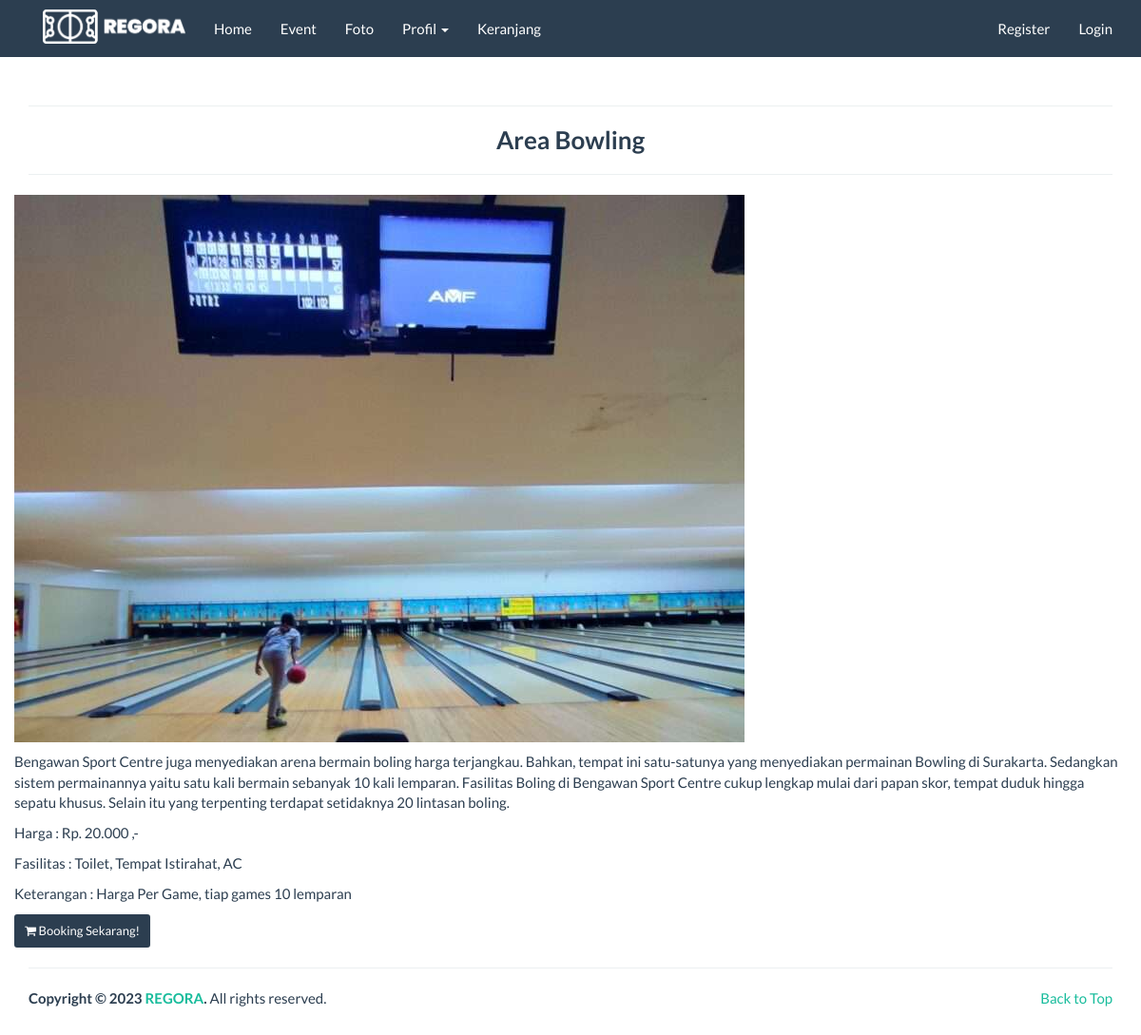
The app's page /detail/5 with its own data.
### tables this page shows
CREATE TABLE `lapangan` (
  `id_lapangan` int(11) NOT NULL,
  `nama_lapangan` varchar(100) NOT NULL,
  `harga` int(11) NOT NULL,
  `foto` text NOT NULL,
  `deskripsi` text NOT NULL,
  `fasilitas` varchar(100) NOT NULL,
  `created_by` varchar(255) DEFAULT NULL,
  `created_at` varchar(255) DEFAULT NULL,
  `modified_by` varchar(255) DEFAULT NULL,
  `modified_at` varchar(255) DEFAULT NULL,
  `keterangan` varchar(50) NOT NULL
);

### application/controllers/Detail.php (called while the page is built)
<?php
class Detail extends CI_Controller {
    public function index($id) {
        $data['title'] = 'Detail';
        $this->load->model('Lapangan_model');
        $lapangan = $this->Lapangan_model->getLapanganById($id);
        if ($lapangan) {
            $data['lapangan'] = $lapangan;
            $this->load->view('front/detail/body', $data);
        } else {
            echo "Lapangan tidak ditemukan.";
        }
    }
}
?>

### index.php (called while the page is built, shortened)
<?php
require_once BASEPATH.'core/CodeIgniter.php';

### application/models/Lapangan_model.php (called while the page is built, shortened)
<?php  if ( ! defined('BASEPATH')) exit('No direct script access allowed');
class Lapangan_model extends CI_Model
{
  public function getLapanganById($id) {
    $query = $this->db->get_where('lapangan', array('id_lapangan' => $id));
    return $query->row();
}
}

### application/views/front/detail/detail.php (the view)
<hr><h3 align="center"><b><?php echo $lapangan->nama_lapangan; ?></b></h3><hr>
<div class="row">
<?php if ($lapangan) { ?>
        <p><?php
        if(empty($lapangan->foto)) {
          echo "<img class='card-img-top' src='".base_url()."assets/images/no_image_thumb.png'>";
        } else {
          echo "<img src='".base_url()."assets/images/lapangan/".$lapangan->foto."'> ";
        }
        ?></p>
        <p><?php echo $lapangan->deskripsi; ?></p>
        <p>Harga :  <?php
          $harga_rupiah = number_format($lapangan->harga, 0, ',', '.');
          echo 'Rp. '.$harga_rupiah . ' ,-';
          ?></p>
        <p>Fasilitas : <?php echo $lapangan->fasilitas; ?></p>
        <p>Keterangan : <?php echo $lapangan->keterangan; ?></p>
        <a href="<?php echo base_url('cart/buy/').$lapangan->id_lapangan ?>">
            <button class="btn btn-sm btn-primary"><i class="fa fa-shopping-cart"></i> Booking Sekarang!</button>
          </a>
    <?php } else { ?>
        <p>Lapangan tidak ditemukan  .</p>
    <?php } ?>
</div>

### assets/template/frontend/css/custom.css (style rules this page uses)
a:hover, a:visited, a:link, a:active { text-decoration: none; }

### records on screen
lapangan: nama_lapangan "Area Bowling", foto (picture), deskripsi "Bengawan Sport Centre juga menyediakan arena bermain boling harga terjangkau. Bahkan, tempat ini satu-satunya yang menyediakan permainan Bowling di Surakarta. Sedangkan sistem permainannya yaitu satu kali bermain sebanyak 10 kali lemparan. Fasilitas Boling di Bengawan Sport Centre cukup lengkap mulai dari papan skor, tempat duduk hingga sepatu khusus. Selain itu yang terpenting terdapat setidaknya 20 lintasan boling.", harga "20.000", fasilitas "Toilet, Tempat Istirahat, AC", keterangan "Harga Per Game, tiap games 10 lemparan"
